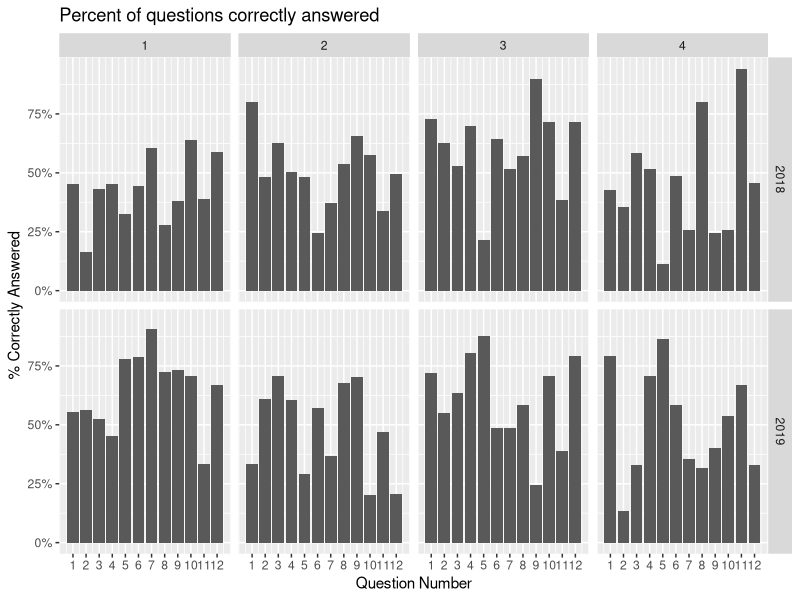

The R source for this figure: (Note: this script raises an error after producing the figure.)
## ---- chunk 1
knitr::opts_chunk$set(echo = TRUE)
## ---- chunk 2
library(tidyverse)
library(lubridate)
library(knitr)
library(kableExtra)
library(scales)
library(ggthemes)
## ---- chunk 3
raw <- read_csv("pset3.csv")

edited <- raw %>% 
  pivot_longer(
    c(-name, -year, -round, -merge, -numbercorrect, -honorsystemcorrect),
    names_to = "qno",
    values_to = "ans"
  ) %>%
  mutate(qno = as.numeric(str_remove_all(qno, "q"))) %>%
  mutate(honorsystemcorrect = na_if(honorsystemcorrect, -99))
## ---- chunk 4
edited %>%
  filter(merge == "merged", year == 2018) %>%
  group_by(round, qno) %>% 
  summarize(correct_ans = sum(ans), times_asked = n()) %>%
  mutate(percent = percent(correct_ans/times_asked)) %>%
  select(-correct_ans, -times_asked, Round = round) %>%
  arrange(-desc(Round), -desc(qno)) %>%
  mutate(qno = glue::glue("Q {qno}")) %>%
  pivot_wider(id_cols = Round, names_from = qno, values_from = percent) %>%
  kable(caption = "2018 Percent of Questions Answered Correctly")

edited %>%
  filter(merge == "merged", year == 2019) %>%
  group_by(round, qno) %>% 
  summarize(correct_ans = sum(ans), times_asked = n()) %>%
  mutate(percent = percent(correct_ans/times_asked)) %>%
  select(-correct_ans, -times_asked, Round = round) %>%
  arrange(-desc(Round), -desc(qno)) %>%
  mutate(qno = glue::glue("Q {qno}")) %>%
  pivot_wider(id_cols = Round, names_from = qno, values_from = percent) %>%
  kable(caption = "2019 Percent of Questions Answered Correctly")

edited %>%
  filter(merge == "merged") %>%
  group_by(year, round, qno) %>% 
  summarize(correct_ans = sum(ans), times_asked = n()) %>%
  ggplot(mapping = aes(x = qno, y = correct_ans/times_asked)) +
  geom_col() +
  facet_grid(year ~ round) +
  scale_x_continuous(breaks = seq(1, 12)) +
  scale_y_continuous(labels = label_percent()) +
  labs(title = "Percent of questions correctly answered", x = "Question Number", y = "% Correctly Answered")

## What were the lifetime honor system averages of people who advanced through each stage of the competition.
# 1212 people did not qualify to the champinonship. 
edited %>%
  group_by(year, round) %>%
  summarize(sample_size = n(), mean_hnr_pct = mean(honorsystemcorrect, na.rm = TRUE)) %>%
  mutate(mean_hnr_pct = percent(mean_hnr_pct, accuracy = 0.1)) %>%
  drop_na() %>%
  mutate(sample_size = glue::glue("(n = {sample_size})")) %>%
  unite(join, c(mean_hnr_pct, sample_size), sep = " ") %>%
  pivot_wider(id_cols = year, names_from = round, values_from = join) %>%
  rename(Year = year) %>%
  kable()

home2018 <- edited %>%
  filter(merge == "merged", year == 2018) %>%
  group_by(year, round, qno) %>% 
  summarize(correct_ans = sum(ans), times_asked = n()) %>%
  mutate(percent = percent(correct_ans/times_asked)) %>%
  select(-correct_ans, -times_asked, Round = round) %>%
  arrange(-desc(Round), -desc(qno)) %>%
  mutate(qno = glue::glue("Question {qno}")) %>%
  pivot_wider(id_cols = c(qno, year), names_from = Round, values_from = percent)

home2019 <- edited %>%
  filter(merge == "merged", year == 2019) %>%
  group_by(year, round, qno) %>% 
  summarize(correct_ans = sum(ans), times_asked = n()) %>%
  mutate(percent = percent(correct_ans/times_asked)) %>%
  select(-correct_ans, -times_asked, Round = round) %>%
  arrange(-desc(Round), -desc(qno)) %>%
  mutate(qno = glue::glue("Question {qno}")) %>%
  pivot_wider(id_cols = c(qno, year), names_from = Round, values_from = percent)

bind_cols(home2018, home2019) %>%
  ungroup() %>%
  select(-year, -year1, -qno1) %>%
  kable("latex", longtable = T, booktabs = T, caption = "Longtable") %>%
  add_header_above(c(" ", "2018" = 4, "2019" = 4)) %>%
  kable_styling(latex_options = c("repeat_header"))
## ---- chunk 5
edited %>% 
  filter(honorsystemcorrect > 0) %>%
  ggplot(mapping = aes(x = honorsystemcorrect, y = numbercorrect/12)) +
  geom_point(alpha = 0.075, stroke = 0) +
  geom_smooth() +
  scale_y_continuous(labels = label_percent()) +
  scale_x_continuous(labels = label_percent()) +
  labs(x = "% Correct on Honor System", y = "% Correct Live")

edited %>%
  filter(merge == "honorsystem_only") %>%
  ggplot(aes(x = honorsystemcorrect)) +
  geom_histogram()
